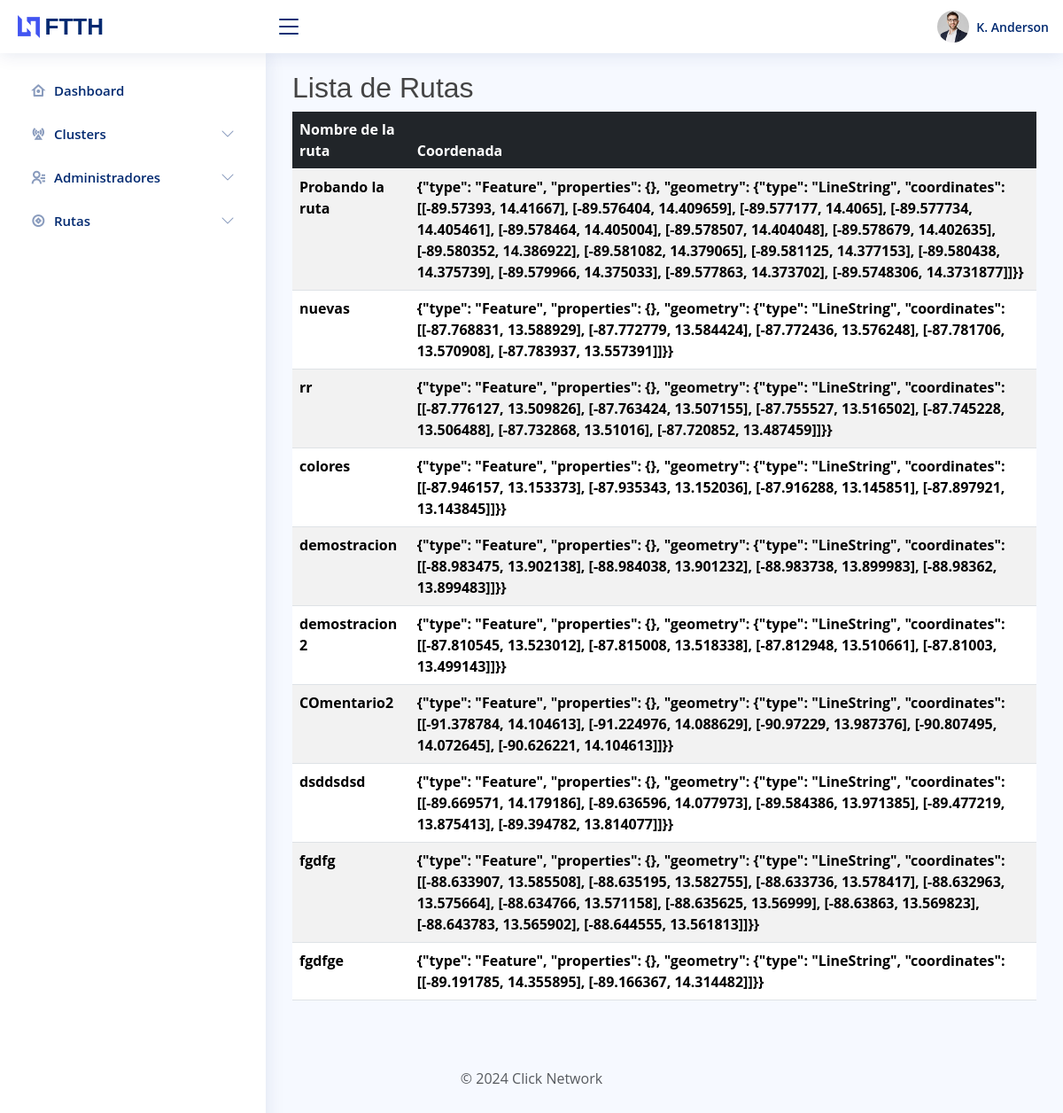
Page /map/view_rutas on the earlier database version.
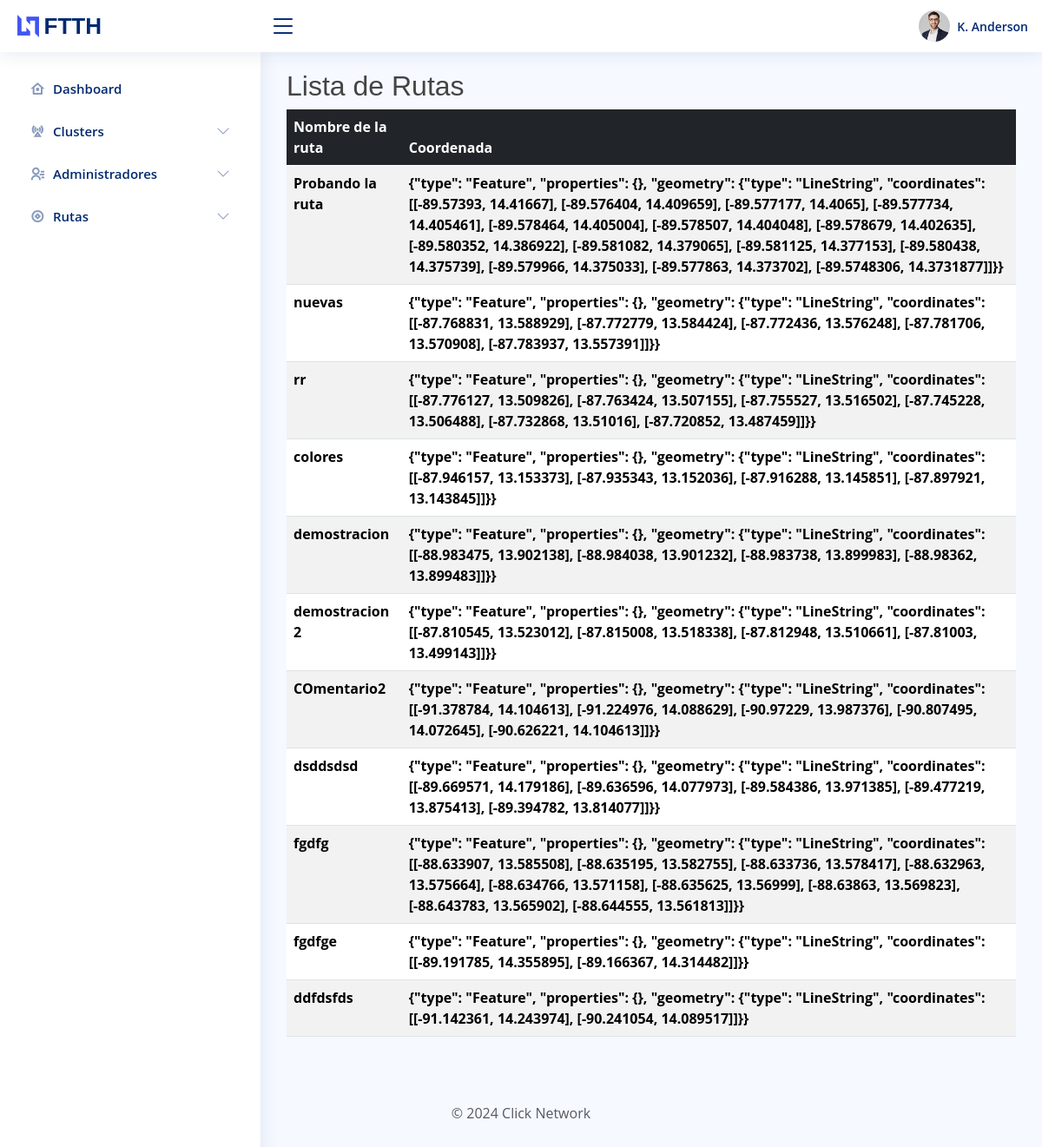
Same page on the later database version.
### map/models.py (models this page shows, shortened)
class Ruta(models.Model):
    nombre = models.CharField(max_length=255, verbose_name="Nombre de la ruta")
    geojson_data = models.TextField()
    color = models.CharField(max_length=20, default="blue")
    comentario = models.CharField(max_length=255, verbose_name="Comentario de la ruta")
    class Meta:
        verbose_name = "Ruta"
        verbose_name_plural = "Rutas"
        ordering = ["id"]

### map/views.py (the view)
# urls.py: path("view_rutas", view_rutas, name="view_rutas"),
def view_rutas(request):
    ruta = Ruta.objects.all()
    context = {"ruta": ruta}
    return render(request, "view_rutas.html", context)

### templates/view_rutas.html
{% extends "template.html" %}
{% block content %}
    <h2>Lista de Rutas</h2>
    {% if ruta %}
        <table class="table table-striped">
            <thead class="table-dark">
                <tr>
                    <th scope="row">Nombre de la ruta</th>
                    <th scope="row">Coordenada</th>
                </tr>
            </thead>
            <tbody>
                {% for rutas in ruta %}
                    <tr>
                        <th scope="col">{{rutas.nombre}}</th>
                        <th scope="col">{{rutas.geojson_data}}</th>
                    </tr>
                {% endfor %}
            </tbody>
        </table>
    {% else %}
        No hay rutas
    {% endif %}
{% endblock  %}

Differences in the rows shown:
added Ruta: nombre "ddfdsfds", geojson_data "{\"type\": \"Feature\", \"properties\": {}, \"geometry\": {\"type\": \"LineString\", \"coordinates\": [[-91.142361, 14.243974], [-90.241054, 14.089517]]}}"
